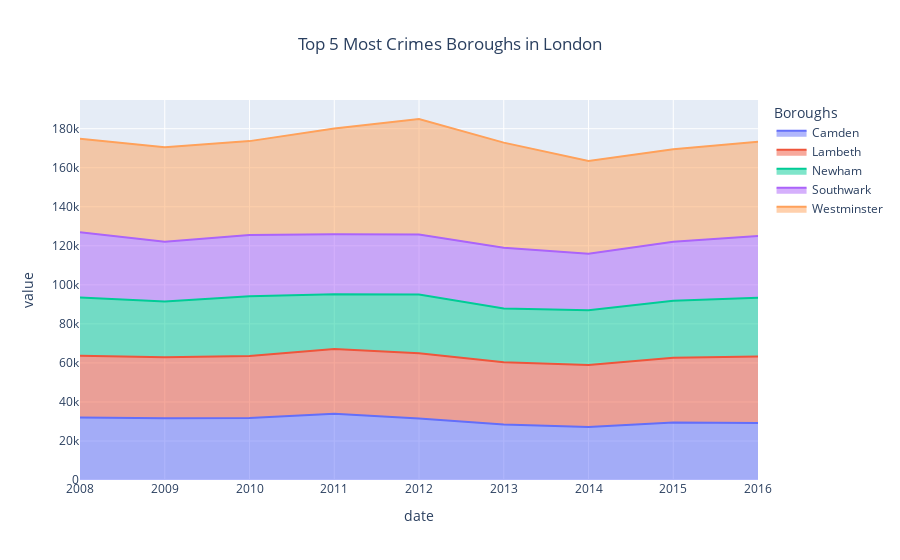

Notebook code for this chart:
### Markdown cell above
memvisualisasikan top 5 wilayah dengan kejahatan tertinggi menggunakan area plot

### Code cell
fig = px.area(top_5_crime, x="date", y="value", color="borough", 
              title = "Top 5 Most Crimes Boroughs in London")
fig.update_layout(title_x = 0.5, legend=dict(title="Boroughs"))
fig.show()

### Figure 1 — Plotly figure (JSON) as saved in the notebook; plotly's stock layout.template omitted (floating-point values rounded to 4 significant figures)
{"data": [{"fillpattern": {"shape": ""}, "hovertemplate": "borough=Camden<br>date=%{x}<br>value=%{y}<extra></extra>", "legendgroup": "Camden", "line": {"color": "#636efa"}, "marker": {"symbol": "circle"}, "mode": "lines", "name": "Camden", "orientation": "v", "showlegend": true, "stackgroup": "1", "type": "scatter", "x": [2008, 2009, 2010, 2011, 2012, 2013, 2014, 2015, 2016], "xaxis": "x", "y": [32010, 31612, 31804, 33956, 31472, 28435, 27198, 29477, 29183], "yaxis": "y"}, {"fillpattern": {"shape": ""}, "hovertemplate": "borough=Lambeth<br>date=%{x}<br>value=%{y}<extra></extra>", "legendgroup": "Lambeth", "line": {"color": "#EF553B"}, "marker": {"symbol": "circle"}, "mode": "lines", "name": "Lambeth", "orientation": "v", "showlegend": true, "stackgroup": "1", "type": "scatter", "x": [2008, 2009, 2010, 2011, 2012, 2013, 2014, 2015, 2016], "xaxis": "x", "y": [31717, 31225, 31671, 33224, 33473, 31868, 31765, 33164, 34071], "yaxis": "y"}, {"fillpattern": {"shape": ""}, "hovertemplate": "borough=Newham<br>date=%{x}<br>value=%{y}<extra></extra>", "legendgroup": "Newham", "line": {"color": "#00cc96"}, "marker": {"symbol": "circle"}, "mode": "lines", "name": "Newham", "orientation": "v", "showlegend": true, "stackgroup": "1", "type": "scatter", "x": [2008, 2009, 2010, 2011, 2012, 2013, 2014, 2015, 2016], "xaxis": "x", "y": [29752, 28610, 30728, 27978, 30067, 27577, 28005, 29217, 30090], "yaxis": "y"}, {"fillpattern": {"shape": ""}, "hovertemplate": "borough=Southwark<br>date=%{x}<br>value=%{y}<extra></extra>", "legendgroup": "Southwark", "line": {"color": "#ab63fa"}, "marker": {"symbol": "circle"}, "mode": "lines", "name": "Southwark", "orientation": "v", "showlegend": true, "stackgroup": "1", "type": "scatter", "x": [2008, 2009, 2010, 2011, 2012, 2013, 2014, 2015, 2016], "xaxis": "x", "y": [33470, 30623, 31320, 30723, 30737, 31128, 28912, 30260, 31636], "yaxis": "y"}, {"fillpattern": {"shape": ""}, "hovertemplate": "borough=Westminster<br>date=%{x}<br>value=%{y}<extra></extra>", "legendgroup": "Westminster", "line": {"color": "#FFA15A"}, "marker": {"symbol": "circle"}, "mode": "lines", "name": "Westminster", "orientation": "v", "showlegend": true, "stackgroup": "1", "type": "scatter", "x": [2008, 2009, 2010, 2011, 2012, 2013, 2014, 2015, 2016], "xaxis": "x", "y": [47846, 48456, 48116, 54243, 59226, 53852, 47564, 47395, 48330], "yaxis": "y"}], "layout": {"legend": {"title": {"text": "Boroughs"}, "tracegroupgap": 0}, "title": {"text": "Top 5 Most Crimes Boroughs in London", "x": 0.5}, "xaxis": {"anchor": "y", "domain": [0, 1], "title": {"text": "date"}}, "yaxis": {"anchor": "x", "domain": [0, 1], "title": {"text": "value"}}}}
